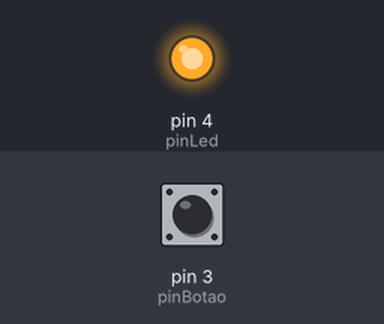
The sketch below on a simulated Arduino Uno, built with avr-gcc and run on an emulated ATmega328P. On the bench: output pins drawn as LEDs (lit = HIGH). Inputs (shaded band) come from the test bench; at power-on: pin 3 (pinBotao) HIGH.

Above: at 1.2 s.
1.3 s: pin 3 (pinBotao) pulled LOW for 0.15 s
At 1.37 s:
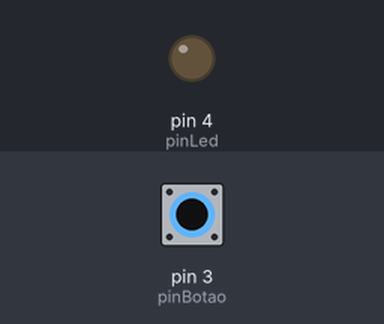
2.9 s: pin 3 (pinBotao) pulled LOW for 3.2 s
At 7.2 s:
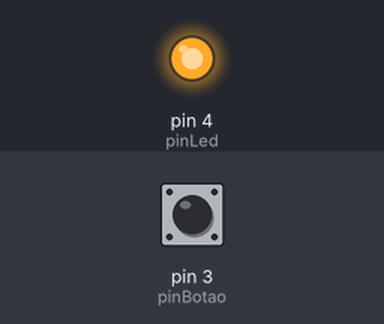
Timing chart, 0 to 8.7 s (numbered marks = the images above; inputs shaded):
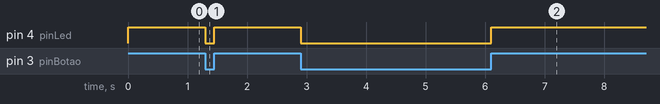

The sketch:

Input_pullup.ino
```cpp
#define pinBotao 3
#define pinLed 4

void setup()
{
  /*O botão será configurado no modo input pullup
    Isso faz com que o resistir interno do Arduino de pullup seja habilitado
  */
  pinMode(pinBotao, INPUT_PULLUP);
  pinMode(pinLed, OUTPUT);
}

void loop()
{
  if (digitalRead(pinBotao))
  { //Botão não pressionado, led acesso
    digitalWrite(pinLed, HIGH);
  }
  else
  { //Botão pressionado, led apagado
     digitalWrite(pinLed, LOW);
  }
}
```

Measured:
- after the input at 1.3 s, pin 4 (pinLed): HIGH → LOW at once, → HIGH 0.15 s later
- after the input at 2.9 s, pin 4 (pinLed): HIGH → LOW at once, → HIGH 3.2 s later
